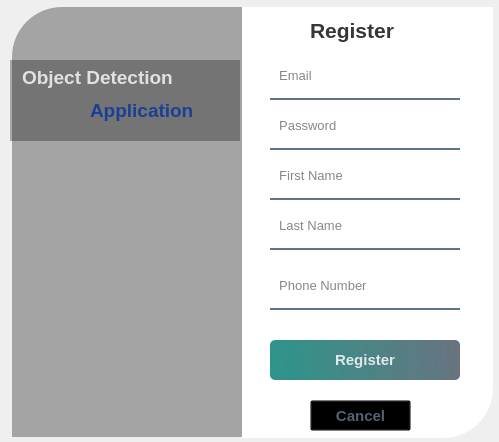
<?xml version="1.0" encoding="UTF-8"?>
<ui version="4.0">
 <class>Form</class>
 <widget class="QWidget" name="Form">
  <property name="geometry">
   <rect>
    <x>0</x>
    <y>0</y>
    <width>499</width>
    <height>442</height>
   </rect>
  </property>
  <property name="windowTitle">
   <string>Register an account</string>
  </property>
  <widget class="QWidget" name="widget" native="true">
   <property name="geometry">
    <rect>
     <x>-20</x>
     <y>0</y>
     <width>521</width>
     <height>441</height>
    </rect>
   </property>
   <property name="styleSheet">
    <string notr="true">QPushButton#pushButtonRegister{
	background-color: qlineargradient(spread:pad, x1:0, y1:0.505682, x2:1, y2:0.477, stop:0 rgba(11, 131, 120, 219), stop:1 rgba(85, 98, 112, 226));
	color:rgba(255, 255, 255, 210);
	border-radius:5px;
}

QPushButton#pushButtonRegister:hover{
	background-color: qlineargradient(spread:pad, x1:0, y1:0.505682, x2:1, y2:0.477, stop:0 rgba(150, 123, 111, 219), stop:1 rgba(85, 81, 84, 226));
}

QPushButton#pushButtonRegister:pressed{
	padding-left:5px;
	padding-top:5px;
	background-color:rgba(150, 123, 111, 255);
}

QPushButton#pushButtonCancel{
	background-color: rgba(0, 0, 0, 0);
	color:rgba(85, 98, 112, 255);
}

QPushButton#pushButtonCancel:hover{
	color: rgba(131, 96, 53, 255);
}

QPushButton#pushButtonCancel:pressed{
	padding-left:5px;
	padding-top:5px;
	color:rgba(91, 88, 53, 255);
}

</string>
   </property>
   <widget class="QLabel" name="label">
    <property name="geometry">
     <rect>
      <x>32</x>
      <y>7</y>
      <width>280</width>
      <height>430</height>
     </rect>
    </property>
    <property name="styleSheet">
     <string notr="true">border-image: url(:/images/background.jpg);
border-top-left-radius: 50px;</string>
    </property>
    <property name="text">
     <string/>
    </property>
   </widget>
   <widget class="QLabel" name="label_2">
    <property name="geometry">
     <rect>
      <x>32</x>
      <y>7</y>
      <width>280</width>
      <height>430</height>
     </rect>
    </property>
    <property name="styleSheet">
     <string notr="true">background-color:rgba(0, 0, 0, 80);
border-top-left-radius: 50px;</string>
    </property>
    <property name="text">
     <string/>
    </property>
   </widget>
   <widget class="QLabel" name="label_3">
    <property name="geometry">
     <rect>
      <x>262</x>
      <y>7</y>
      <width>251</width>
      <height>431</height>
     </rect>
    </property>
    <property name="styleSheet">
     <string notr="true">background-color:rgba(255, 255, 255, 255);
border-bottom-right-radius: 50px;</string>
    </property>
    <property name="text">
     <string/>
    </property>
   </widget>
   <widget class="QLabel" name="label_4">
    <property name="geometry">
     <rect>
      <x>330</x>
      <y>10</y>
      <width>121</width>
      <height>40</height>
     </rect>
    </property>
    <property name="font">
     <font>
      <pointsize>16</pointsize>
      <weight>75</weight>
      <bold>true</bold>
     </font>
    </property>
    <property name="styleSheet">
     <string notr="true">color:rgba(0, 0, 0, 200);</string>
    </property>
    <property name="text">
     <string>Register</string>
    </property>
   </widget>
   <widget class="QLineEdit" name="editEmail">
    <property name="geometry">
     <rect>
      <x>290</x>
      <y>60</y>
      <width>190</width>
      <height>40</height>
     </rect>
    </property>
    <property name="font">
     <font>
      <pointsize>10</pointsize>
     </font>
    </property>
    <property name="styleSheet">
     <string notr="true">background-color:rgba(0, 0, 0, 0);
border:none;
border-bottom:2px solid rgba(46, 82, 101, 200);
color:rgba(0, 0, 0, 240);
padding-bottom:7px;</string>
    </property>
    <property name="placeholderText">
     <string>  Email</string>
    </property>
   </widget>
   <widget class="QLineEdit" name="editPassword">
    <property name="geometry">
     <rect>
      <x>290</x>
      <y>110</y>
      <width>190</width>
      <height>40</height>
     </rect>
    </property>
    <property name="font">
     <font>
      <pointsize>10</pointsize>
     </font>
    </property>
    <property name="styleSheet">
     <string notr="true">background-color:rgba(0, 0, 0, 0);
border:none;
border-bottom:2px solid rgba(46, 82, 101, 200);
color:rgba(0, 0, 0, 240);
padding-bottom:7px;</string>
    </property>
    <property name="echoMode">
     <enum>QLineEdit::Password</enum>
    </property>
    <property name="placeholderText">
     <string>  Password</string>
    </property>
   </widget>
   <widget class="QPushButton" name="pushButtonRegister">
    <property name="geometry">
     <rect>
      <x>290</x>
      <y>340</y>
      <width>190</width>
      <height>40</height>
     </rect>
    </property>
    <property name="font">
     <font>
      <pointsize>11</pointsize>
      <weight>75</weight>
      <bold>true</bold>
     </font>
    </property>
    <property name="text">
     <string>Register</string>
    </property>
   </widget>
   <widget class="QLabel" name="label_6">
    <property name="geometry">
     <rect>
      <x>30</x>
      <y>60</y>
      <width>230</width>
      <height>81</height>
     </rect>
    </property>
    <property name="styleSheet">
     <string notr="true">background-color:rgba(0, 0, 0, 75);</string>
    </property>
    <property name="text">
     <string/>
    </property>
   </widget>
   <widget class="QLabel" name="label_7">
    <property name="geometry">
     <rect>
      <x>42</x>
      <y>57</y>
      <width>201</width>
      <height>40</height>
     </rect>
    </property>
    <property name="font">
     <font>
      <pointsize>14</pointsize>
      <weight>75</weight>
      <bold>true</bold>
     </font>
    </property>
    <property name="styleSheet">
     <string notr="true">color:rgba(255, 255, 255, 200);</string>
    </property>
    <property name="text">
     <string>Object Detection</string>
    </property>
   </widget>
   <widget class="QLabel" name="label_8">
    <property name="geometry">
     <rect>
      <x>110</x>
      <y>90</y>
      <width>131</width>
      <height>40</height>
     </rect>
    </property>
    <property name="font">
     <font>
      <pointsize>14</pointsize>
      <weight>75</weight>
      <bold>true</bold>
     </font>
    </property>
    <property name="styleSheet">
     <string notr="true">color:rgba(0, 50, 160, 200);</string>
    </property>
    <property name="text">
     <string>Application</string>
    </property>
   </widget>
   <widget class="QLineEdit" name="editFirstName">
    <property name="geometry">
     <rect>
      <x>290</x>
      <y>160</y>
      <width>190</width>
      <height>40</height>
     </rect>
    </property>
    <property name="font">
     <font>
      <pointsize>10</pointsize>
     </font>
    </property>
    <property name="styleSheet">
     <string notr="true">background-color:rgba(0, 0, 0, 0);
border:none;
border-bottom:2px solid rgba(46, 82, 101, 200);
color:rgba(0, 0, 0, 240);
padding-bottom:7px;</string>
    </property>
    <property name="placeholderText">
     <string>  First Name</string>
    </property>
   </widget>
   <widget class="QLineEdit" name="editLastName">
    <property name="geometry">
     <rect>
      <x>290</x>
      <y>210</y>
      <width>190</width>
      <height>40</height>
     </rect>
    </property>
    <property name="font">
     <font>
      <pointsize>10</pointsize>
     </font>
    </property>
    <property name="styleSheet">
     <string notr="true">background-color:rgba(0, 0, 0, 0);
border:none;
border-bottom:2px solid rgba(46, 82, 101, 200);
color:rgba(0, 0, 0, 240);
padding-bottom:7px;</string>
    </property>
    <property name="placeholderText">
     <string>  Last Name</string>
    </property>
   </widget>
   <widget class="QLineEdit" name="editPhoneNumber">
    <property name="geometry">
     <rect>
      <x>290</x>
      <y>270</y>
      <width>190</width>
      <height>40</height>
     </rect>
    </property>
    <property name="font">
     <font>
      <pointsize>10</pointsize>
     </font>
    </property>
    <property name="styleSheet">
     <string notr="true">background-color:rgba(0, 0, 0, 0);
border:none;
border-bottom:2px solid rgba(46, 82, 101, 200);
color:rgba(0, 0, 0, 240);
padding-bottom:7px;</string>
    </property>
    <property name="placeholderText">
     <string>  Phone Number</string>
    </property>
   </widget>
   <widget class="QPushButton" name="pushButtonCancel">
    <property name="geometry">
     <rect>
      <x>330</x>
      <y>400</y>
      <width>101</width>
      <height>31</height>
     </rect>
    </property>
    <property name="font">
     <font>
      <pointsize>11</pointsize>
      <weight>75</weight>
      <bold>true</bold>
     </font>
    </property>
    <property name="text">
     <string>Cancel</string>
    </property>
   </widget>
  </widget>
 </widget>
 <resources>
  <include location="res.qrc"/>
 </resources>
 <connections/>
</ui>
